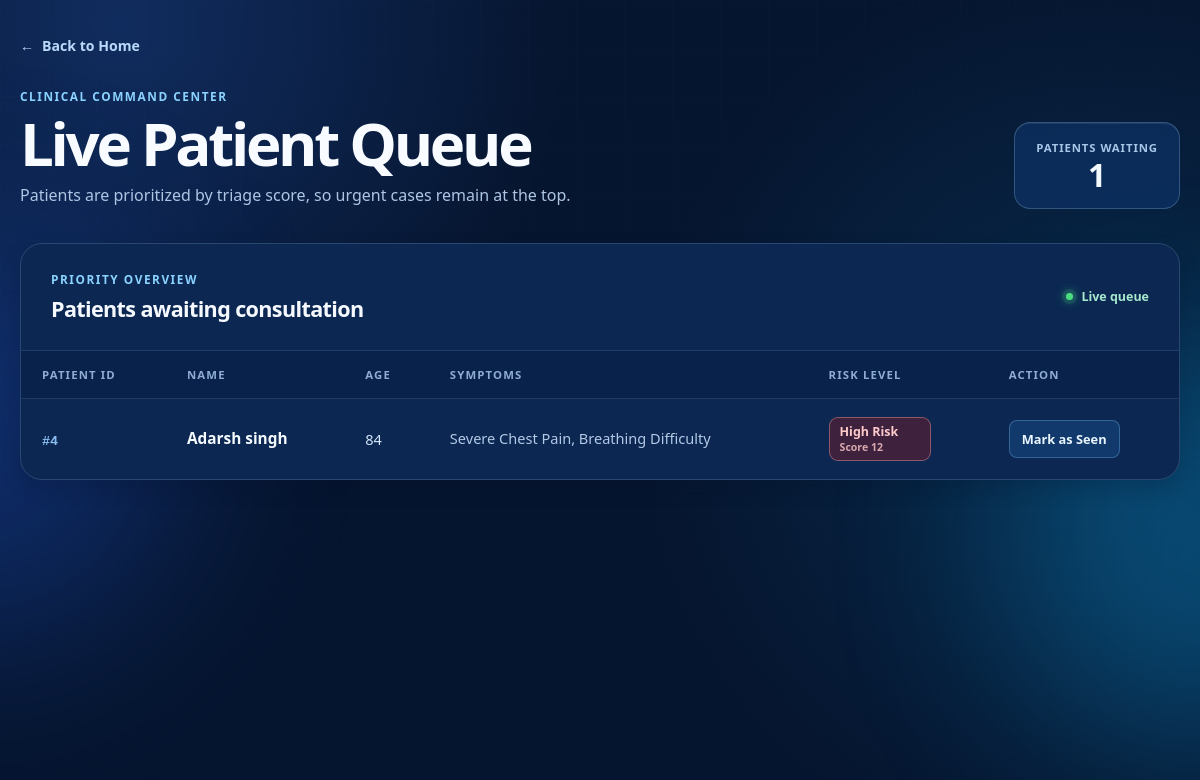
Screenshot of /queue.php with the database file from the repository.
### tables this page shows
CREATE TABLE `patients` (
  `id` int(11) NOT NULL,
  `name` varchar(100) DEFAULT NULL,
  `age` int(11) DEFAULT NULL,
  `phone` varchar(20) DEFAULT NULL,
  `gender` varchar(20) DEFAULT NULL,
  `blood_group` varchar(10) DEFAULT NULL,
  `symptoms` text DEFAULT NULL,
  `created_at` timestamp NOT NULL DEFAULT current_timestamp(),
  `triage_score` int(11) DEFAULT NULL,
  `risk_level` varchar(20) DEFAULT NULL
);

### queue.php (the view, shortened to what this page needs)
<?php
require_once __DIR__ . '/db_connect.php';
$patients = [];
$queueResult = $conn->query('SELECT id, name, age, symptoms, triage_score, risk_level, created_at FROM patients ORDER BY triage_score DESC, created_at ASC');
if ($queueResult === false) {
    $errorMessage = 'Unable to load the live patient queue. Please try again.';
} else {
    while ($patient = $queueResult->fetch_assoc()) {
        $patients[] = $patient;
    }
}
function getRiskBadgeClass(?string $riskLevel): string
{
    return match ($riskLevel) {
        'High Risk' => 'queue-risk-high',
        'Moderate Risk' => 'queue-risk-moderate',
        default => 'queue-risk-low'
    };
}
?>
<!DOCTYPE html>
<html lang="en">
<head>
    <link rel="stylesheet" href="style.css">
</head>
<body class="queue-page">
    <div class="queue-orb queue-orb-two"></div>
    <main class="queue-shell">
        <a href="index.php" class="queue-back-link"><span aria-hidden="true">←</span> Back to Home</a>
        <header class="queue-header">
            <div>
                <p class="queue-kicker">Clinical command center</p>
                <h1>Live Patient Queue</h1>
                <p>Patients are prioritized by triage score, so urgent cases remain at the top.</p>
            </div>
            <div class="queue-total" aria-label="Patients waiting">
                <span>Patients waiting</span>
                <strong><?php echo count($patients); ?></strong>
            </div>
        </header>
        <section class="queue-card" aria-labelledby="queue-table-title">
            <div class="queue-card-heading">
                <div>
                    <p class="queue-kicker">Priority overview</p>
                    <h2 id="queue-table-title">Patients awaiting consultation</h2>
                </div>
                <span class="queue-live-status"><span></span> Live queue</span>
            </div>
            <?php if (count($patients) > 0): ?>
                <div class="queue-table-wrapper">
                    <table class="patient-queue-table">
                        <thead>
                            <tr>
                                <th scope="col">Patient ID</th>
                                <th scope="col">Name</th>
                                <th scope="col">Age</th>
                                <th scope="col">Symptoms</th>
                                <th scope="col">Risk Level</th>
                                <th scope="col">Action</th>
                            </tr>
                        </thead>
                        <tbody>
                            <?php foreach ($patients as $patient): ?>
                                <tr>
                                    <td data-label="Patient ID"><span class="patient-id">#<?php echo (int) $patient['id']; ?></span></td>
                                    <td data-label="Name"><strong class="patient-name"><?php echo htmlspecialchars($patient['name'], ENT_QUOTES, 'UTF-8'); ?></strong></td>
                                    <td data-label="Age"><?php echo (int) $patient['age']; ?></td>
                                    <td data-label="Symptoms"><span class="patient-symptoms"><?php echo htmlspecialchars($patient['symptoms'] ?: 'No symptoms selected', ENT_QUOTES, 'UTF-8'); ?></span></td>
                                    <td data-label="Risk Level">
                                        <span class="risk-badge <?php echo getRiskBadgeClass($patient['risk_level']); ?>">
                                            <?php echo htmlspecialchars($patient['risk_level'] ?: 'Low Risk', ENT_QUOTES, 'UTF-8'); ?>
                                            <small>Score <?php echo (int) $patient['triage_score']; ?></small>
                                        </span>
                                    </td>
                                    <td data-label="Action">
                                        <form action="queue.php" method="POST" class="seen-form">
                                            <button type="submit" class="seen-button">Mark as Seen</button>
                                        </form>
                                    </td>
                                </tr>
                            <?php endforeach; ?>
                        </tbody>
                    </table>
                </div>
            <?php endif; ?>
        </section>
    </main>
</body>
</html>

### rows the page displays
patients: id "4", name "Adarsh singh", age "84", symptoms "Severe Chest Pain, Breathing Difficulty", risk_level "High Risk", triage_score "12"

### other values shown
count($patients) "1"
